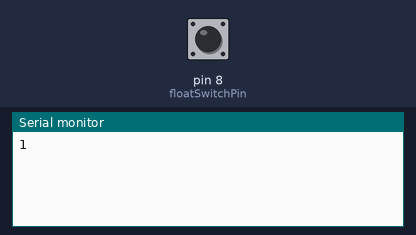
A sketch run on a simulated Arduino Uno, built with avr-gcc and run on an emulated ATmega328P. On the bench: the last lines printed to the serial monitor. The test bench sets the inputs (shaded band); at power-on: pin 8 (floatSwitchPin) HIGH.

Above: at 1.2 s.
1.3 s: pin 8 (floatSwitchPin) pulled LOW for 0.15 s
At 1.43 s:
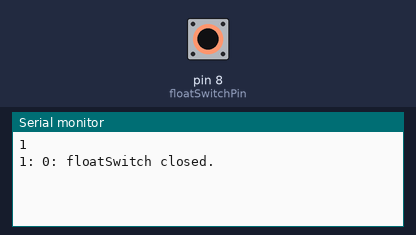
At 1.9 s:
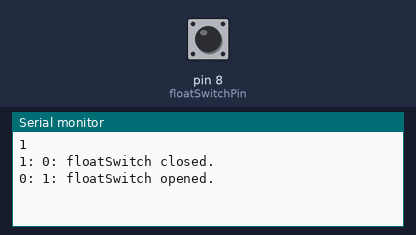

The sketch:

floatSwitch.ino
```cpp
//http://www.gammon.com.au/forum/?id=11955

const byte floatSwitchPin = 8;
byte holdFloatSwitchState = HIGH;  // assume floatSwitch open because of pull-up resistor
byte floatSwitchState = HIGH;
const unsigned long debounceTime = 10;  // milliseconds
unsigned long floatSwitchPressTime;  // when the floatSwitch last changed state

int timesChanged;

void setup ()
{
  Serial.begin (9600);
  pinMode (floatSwitchPin, INPUT_PULLUP);
  floatSwitchState = digitalRead (floatSwitchPin);
  holdFloatSwitchState =  floatSwitchState;

  Serial.println(floatSwitchState);

  timesChanged = 0;
}  // end of setup

void loop ()
{
  checkFloatSwitch();
}  // end of loop

void checkFloatSwitch() {
  // see if floatSwitch is open or closed
  floatSwitchState = digitalRead (floatSwitchPin);

  // has it changed since last time?
  if (floatSwitchState != holdFloatSwitchState)
  {
    // debounce
    if (millis () - floatSwitchPressTime >= debounceTime)
    {
      floatSwitchPressTime = millis ();  // when we closed the floatSwitch
      holdFloatSwitchState =  floatSwitchState;  // remember for next time
      if (floatSwitchState == LOW)
      {
        timesChanged++;
        Serial.print(timesChanged);
        Serial.print(": ");
        Serial.print(floatSwitchState);
        Serial.print(": ");
        Serial.println ("floatSwitch closed.");
      }  // end if floatSwitchState is LOW
      else
      {
        timesChanged--;
        Serial.print(timesChanged);
        Serial.print(": ");
        Serial.print(floatSwitchState);
        Serial.print(": ");
        Serial.println ("floatSwitch opened.");
      }  // end if floatSwitchState is HIGH
    }  // end if debounce time up
  }  // end of state change
}
```

Measured:
- after the input at 1.3 s, the serial monitor: prints a new line at once (image 1)
